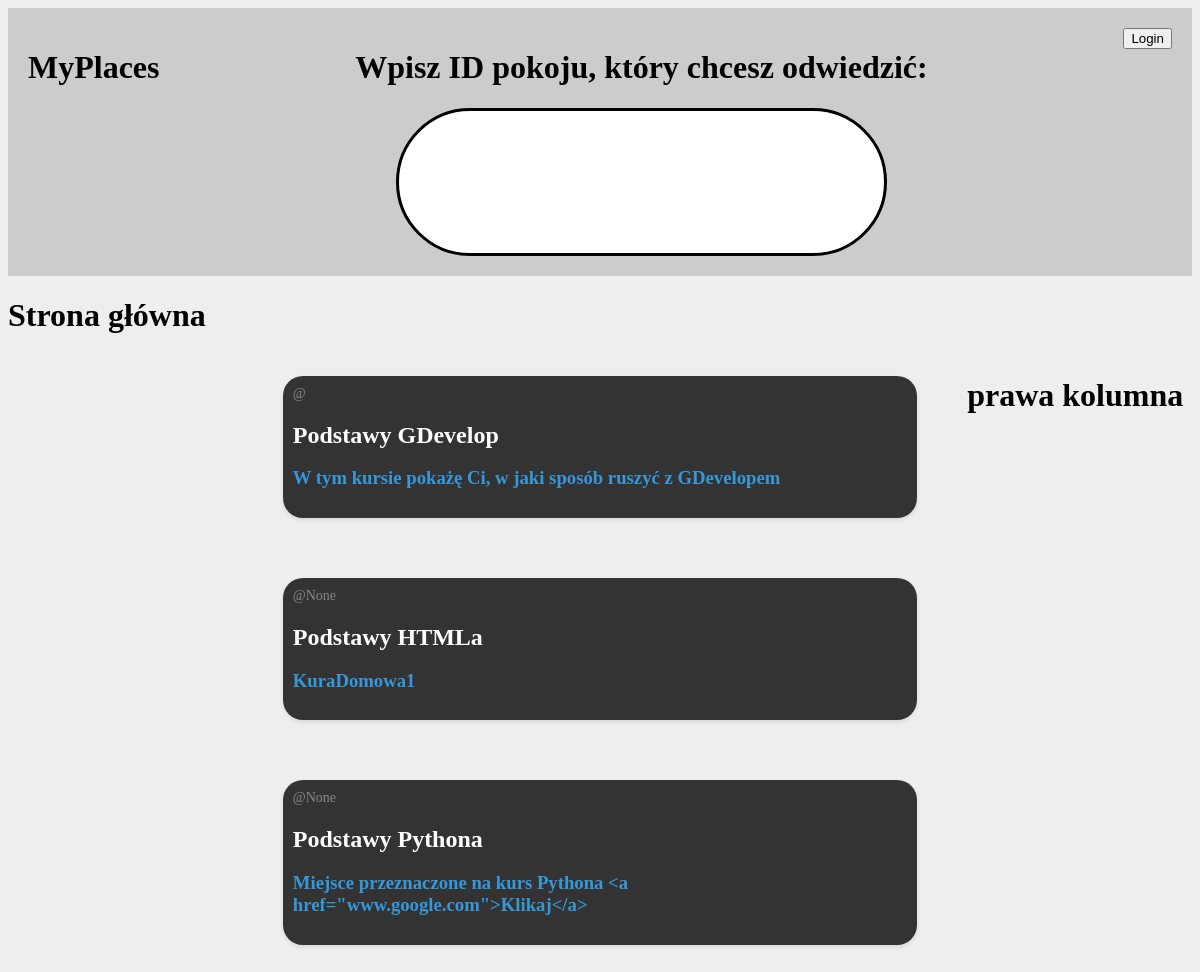
The app's page /, older data.
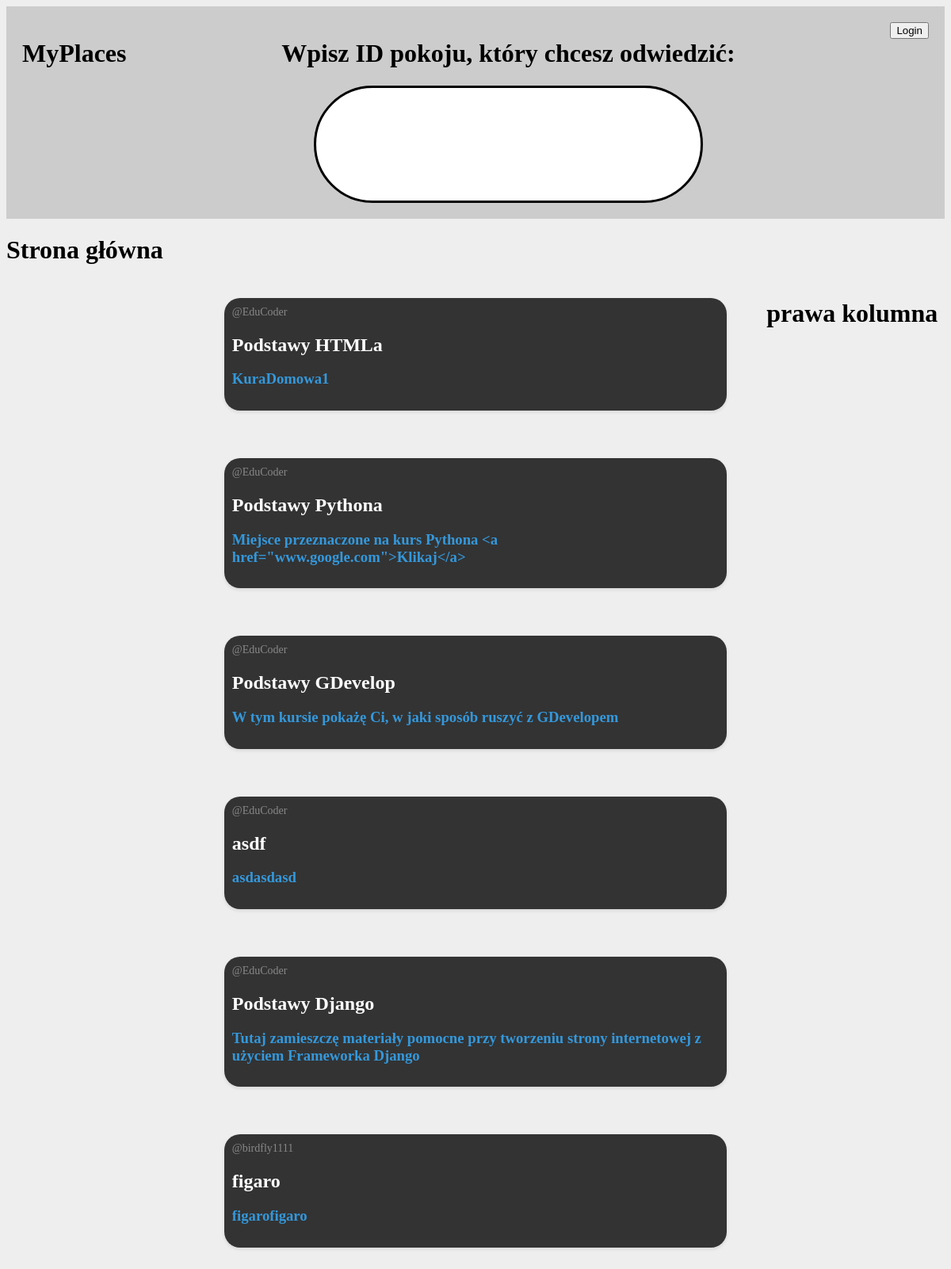
The same page, newer data.
### base/models.py (models this page shows, shortened)
class Place(models.Model):
    host = models.ForeignKey(User, on_delete=models.SET_NULL, null = True)
    name = models.CharField(max_length=200)
    description = models.TextField(null=True, blank = True)
    updated = models.DateTimeField(auto_now=True)
    created = models.DateTimeField(auto_now_add=True)
    searchCode = models.CharField(max_length=10, unique=False, blank=False)
    isPrivate = models.BooleanField(default=False)
    accessPassword = models.CharField(max_length=100, null=True, blank=True)
    class Meta:
        ordering = ["updated", "created"]

class User(AbstractUser):
    name = models.CharField(max_length = 200, null=True)
    email = models.EmailField(unique=True)
    bio = models.TextField(null=True)
    username = None
    USERNAME_FIELD = 'email'
    REQUIRED_FIELDS = []

### base/views.py (the view)
# urls.py: path('', views.home, name="home"),
def home(request):
    places = Place.objects.all()
    context = {'places': places}
    return render(request, 'base/home.html', context)

### templates/base/home.html (shortened to what this page needs)
{% extends 'main.html' %}
{% block content %}
<h1>
    Strona główna
</h1>
<div class="home-container">
    <div>
    </div>
    <div class="card-container">
        {% for place in places %}
            <div class="main-card">
                {% if place.isPrivate and place.host != request.user %}
                <a href="{% url 'place_password' place.id %}">
                    {% else %}
                <a href="{% url 'place' place.id %}">
                    {% endif %}
                    <span>@{{ place.host.name }}</span>
                    <h2>{{ place.name }}</h2>
                    <h3>{{place.description}}</h3>
                </a>
            </div>
        {% endfor %}
    </div>
    <div>
        <h1>prawa kolumna</h1>
    </div>
</div>
{% endblock %}

### templates/main.html (shortened to what this page needs)
<!DOCTYPE html>
{% load static %}
<html lang="en">
<head>
    <link rel="stylesheet"  href="{% static 'styles/style.css' %}" />
    <link rel="stylesheet" href="https://cdnjs.cloudflare.com/ajax/libs/highlight.js/10.7.2/styles/default.min.css">
    <link rel="stylesheet" href="https://cdn.jsdelivr.net/simplemde/latest/simplemde.min.css">
</head>
<body>
    {% include 'navbar.html' %}
    {% block content %}
    {% endblock %}
</body>
</html>

### templates/navbar.html (shortened to what this page needs)
<div class = "navbar">
    <div>
    <h1>
  <a href="/" id="home-link">MyPlaces</a>
    </h1>
    </div>
        <div>
    {% if request.path == "/" %}
    <center>
        <h1>Wpisz ID pokoju, który chcesz odwiedzić:</h1>
        <form method="GET" action="{% url 'find' %}">
            <input type="text" name="q"/>
        </form>
</center>
    {% endif %}
        </div>
    <div>
  {% if request.user.is_authenticated %}
  <a href = "{% url 'logout' %}"><Button>Logout</Button></a>
  {% else %}
  <a href="{% url 'login' %}"><Button>Login</Button></a>
  {% endif %}
</div>
</div>

### static/styles/style.css (style rules this page uses)
body { background-color: #EEEEEE; font-family: Tahoma; }
.card-container { display: grid; gap: 20px; }
input { padding: 10px; border: 1px solid #ff0000; border-radius: 5px; font-size: 28px; }
form { font-family: Arial, sans-serif; }
.navbar { display: flex; justify-content: space-between; background-color: #CCC; padding: 20px; position: sticky; top: 0; }
.main-card { background-color: #333; padding: 10px; border-radius: 20px; box-shadow: 0 2px 4px rgba(0, 0, 0, 0.1); margin: 20px; }
.main-card a { text-decoration: none; color: #3498db; }
.main-card h2 { font-size: 24px; margin-bottom: 10px; color: #fff; }
.main-card span { display: block; font-size: 14px; color: #888; }
#home-link { display: inline; text-align: left; margin-top: 40px; text-decoration: none; color: #000; }

### templates/base/home.html (style rules this page uses)
.home-container { display: grid; grid-template-columns: 1fr 3fr 1fr; gap: 30px; }
input[type="text"] { padding: 30px; padding-left: 50px; padding-right: 50px; border: 3px solid #000000; border-radius: 2000px; font-size: 72px; width: 40%; }

Row changes from the older to the newer data that the page shows:
changed through a linked row, Place "Podstawy HTMLa": host.name "None" → "EduCoder"
changed through a linked row, Place "Podstawy Pythona": host.name "None" → "EduCoder"
changed Place "Podstawy GDevelop": host.name (not shown) → "EduCoder"; moves down the list
added Place: host.name "EduCoder", name "asdf", description "asdasdasd"
added Place: host.name "EduCoder", name "Podstawy Django", description "Tutaj zamieszczę materiały pomocne przy tworzeniu strony internetowej z użyciem Frameworka Django"
added Place: host.name "birdfly1111", name "figaro", description "figarofigaro"
